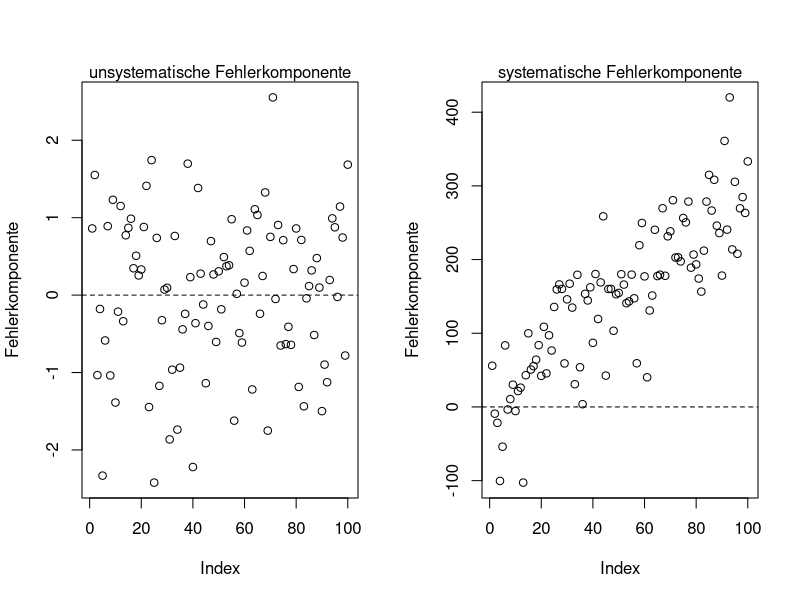
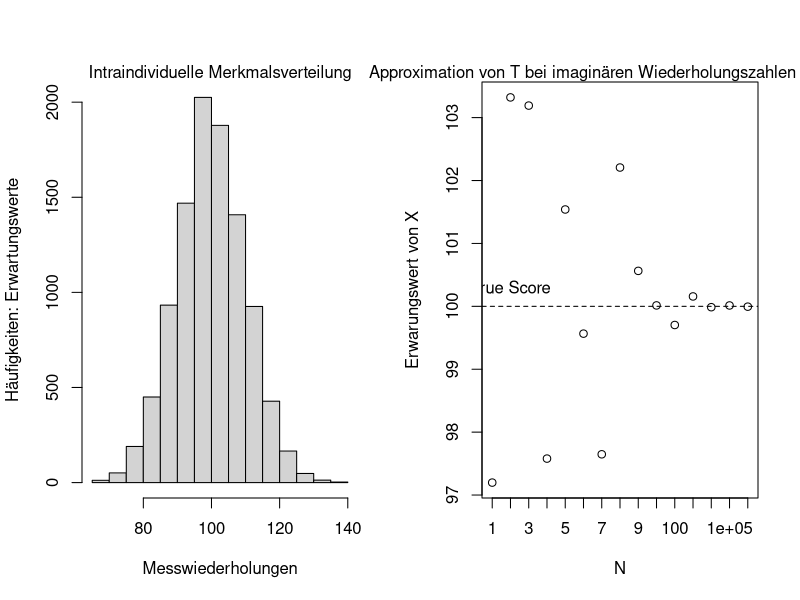
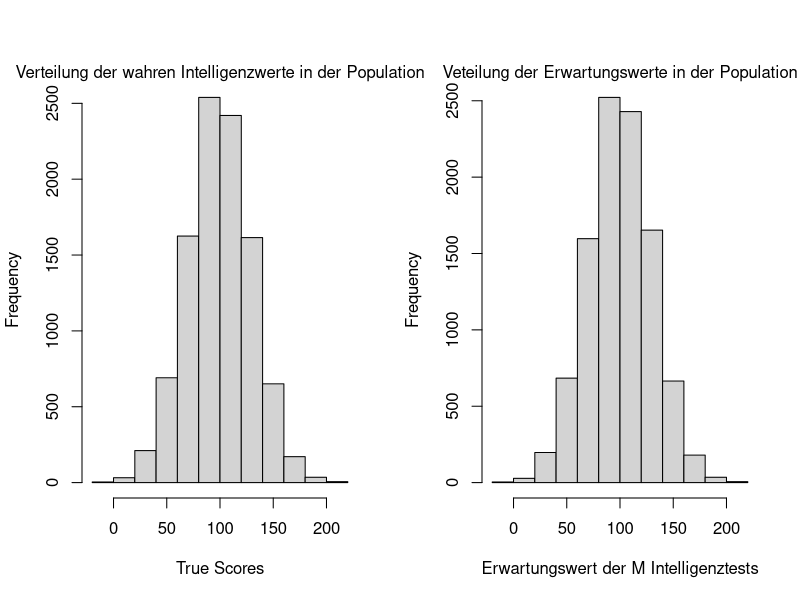
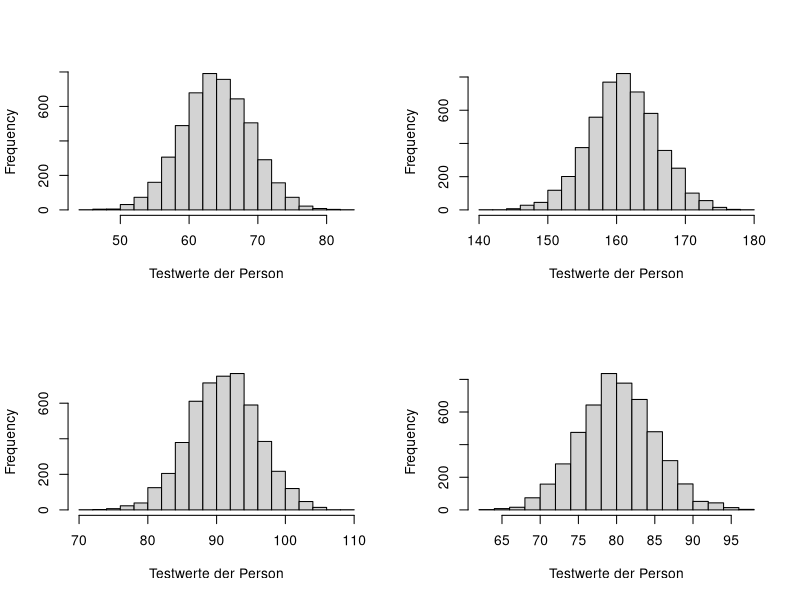
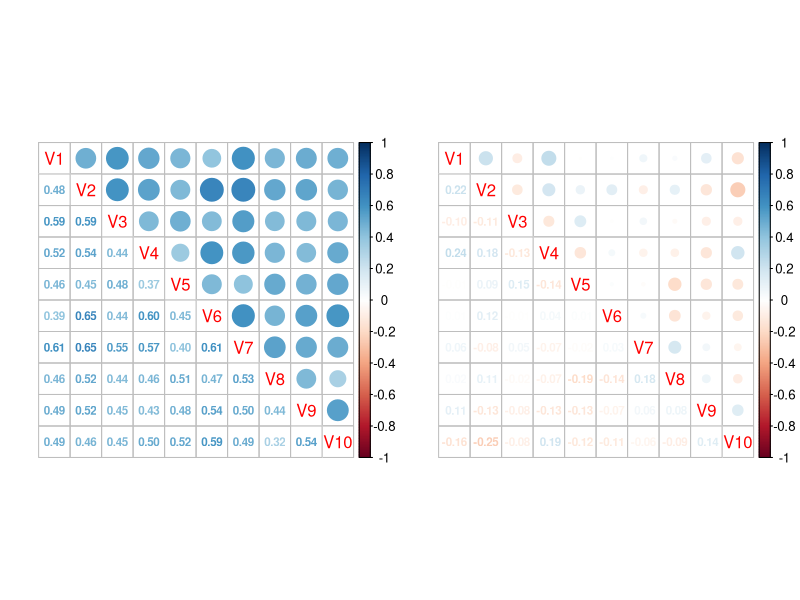
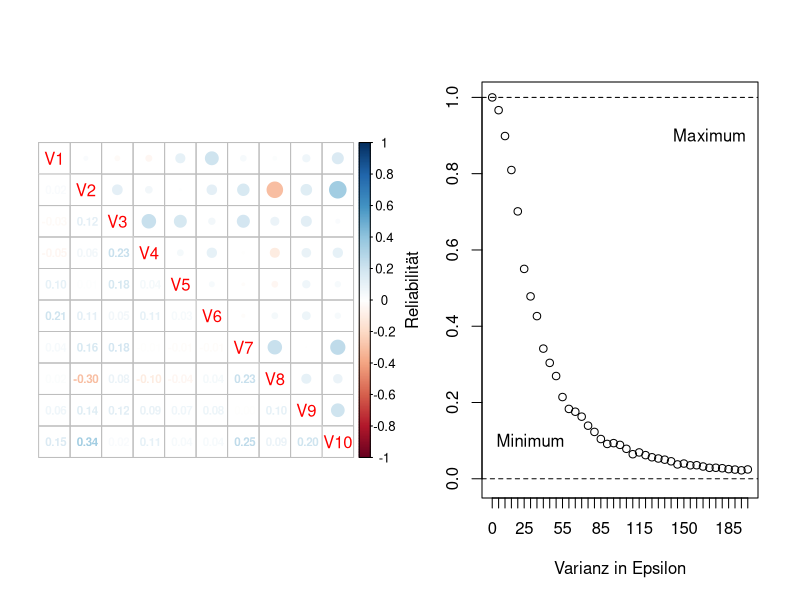

R code for these plots, in order:
## ---- chunk 1
knitr::opts_chunk$set(echo = FALSE)
## ---- chunk 2
old.par <- par(no.readonly=TRUE)
par(mfrow=c(1,2))
plot(rnorm(100), ylab = "Fehlerkomponente")
abline(h=0, lty=2)
mtext("unsystematische Fehlerkomponente")

seq <- seq(1, 100)
f <- function(x) 3*x + rnorm(1, 0, 50)
plot(sapply(seq, f), ylab = "Fehlerkomponente")
abline(h=0, lty=2)
mtext("systematische Fehlerkomponente")
## ---- chunk 3
set.seed(123)
## ---- chunk 4
true_age <- 28 # Verändere mich
add_privacy <- function(true_age){
  # heads or tails
  hot <- sample(c(0,1), 1, replace = TRUE)
  ifelse(hot==1, true_age+1, true_age-1)
}
M <- 10 # Verändere mich!
# Messung duzende (M) Male wiederholen
reps <- replicate(M, add_privacy(true_age))
mean(reps)
## ---- chunk 5
set.seed(123)
# unzählige Male
M <- 1e4 # Verändere mich!
# True Score: i (z.B. Intelligenztest)
T <- 100 
# random error; Schwankungsbreite +/- 10
E <- rnorm(M, 0, 10)
# Measurements
X <- T + E 
# Imaginäre Wdh des Messung 
reps <- replicate(M, sample(X, 1))
## ---- chunk 6
# Intraindividuelle Merkmalsverteilung 
hist(reps, main = NULL, xlab="Messwiederholungen", ylab="Häufigkeiten: Erwartungswerte")
mtext("Intraindividuelle Merkmalsverteilung")
## ---- chunk 7
set.seed(123)
# Ein tatsächlicher Beobachtungswert (Zufallszug)
(X_i <- sample(X, 1))
# Erwartungswert des Individuums: T = E(X) 
(E_X <- mean(reps))
## ---- chunk 8
# Set RNG state 
set.seed(123)
## ---- chunk 9
set.seed(123)
# True Score: i
T <- 100
generator <- function(M, T){
# Faster implementation
mean(rnorm(M, T, 5))
}
seq <- c(1:10, 100, 1e3, 1e4, 1e5, 1e6) 
E_X <- lapply(seq, generator, T=T)
plot(1:length(seq), E_X, xaxt='n', xlab = "N", ylab = "Erwarungswert von X")
axis(side = 1,  1:length(seq), as.character(seq))
abline(h=T, lty=2)
text(c(3,T+.3), labels = "True Score")
mtext("Approximation von T bei imaginären Wiederholungszahlen des Tests")
## ---- chunk 10
set.seed(123)
## ---- chunk 11
# Populationsgröße (N)
N <- 1e4 # (1e4): Verändere mich!
# Generierung der True Scores
# 100: Mittlere Intelligenz in der Population
# 30: Abweichungen vom Populationnsmittelwert
T <- round(rnorm(N, 100, 30), digits = 0)
# Anzahl der (sonst imaginären) Testwiederholungen
M <- 5000 # (5000): Verändere mich!
X <- lapply(T, function(T) rnorm(M, T , 5))
names(X) <- T
## ---- chunk 12
hist(T, main = NULL, xlab = "True Scores")
mtext("Verteilung der wahren Intelligenzwerte in der Population")
## ---- chunk 13
hist(rapply(X, mean), main = NULL, xlab="Erwartungswert der M Intelligenztests")
mtext("Veteilung der Erwartungswerte in der Population")
## ---- chunk 14
set.seed(123)
## ---- chunk 15
rnd_smpl <- sample(X, 4)
old.par <- par(no.readonly = TRUE)
par(mfrow=c(2,2))
lapply(rnd_smpl, hist, main=NULL, xlab="Testwerte der Person")
par(old.par)
## ---- chunk 16
set.seed(123)
## ---- chunk 17
X_i <- sample(X, 1) 
# Sample randomly a testvalue
(X_ij <- sample(X_i[[1]], 1)) ; names(X_i)
## ---- chunk 18
set.seed(123)
## ---- chunk 19
rsample_i <- function(){
  # Sample (randomly) an individual 
  (X_i <- sample(X, 1)) 
  # Sample randomly a testvalue
  (X_ij <- sample(X_i[[1]], 1))
  cat(" True Score (T):", names(X_i), "\n", 
      "Testwert (X):", round(X_ij), "\n", 
      "Messfehler (E):", 
      abs(round(X_ij) - as.numeric(names(X_i))))}
# Sample an individual randomly!
rsample_i()
## ---- chunk 20
old.par <- par(no.readonly = TRUE)
par(mfrow=c(1,2))
set.seed(359)
# Define factor loadings
loads <- rep(0.7, 10)
# Sample correlation matrix
R_1 <- psych::sim.congeneric(loads=loads,N=50)
X_2 <- replicate(10, rnorm(100)) 
R_2 <- cor(X_2) 
attributes(R_2) <- attributes(R_1)
# Visualize the correlation matrix
lapply(list(R_1, R_2), function(R)  
  corrplot::corrplot.mixed(R, number.cex=.7))
par(old.par)
## ---- chunk 21
set.seed(123)
## ---- chunk 22
loads <- rep(0.4, 10)
R <- psych::sim.congeneric(loads=loads,N=50)
# Visualize the correlation matrix
corrplot::corrplot.mixed(R, number.cex=.7)
## ---- chunk 23
set.seed(123)
## ---- chunk 24
N <- 1000 # Verändere mich
tau <- rnorm(N, mean = 100, 30)
var_epsilon <- 25 # (25): Verändere mich!
epsilon <- rnorm(N, 0, var_epsilon) 
reliab <- function(tau, epsilon){
 rel <- var(tau) / var(tau + epsilon)
 cat("Reliabilität der Messung:", rel)
}
reliab(tau, epsilon)
## ---- chunk 25
set.seed(123)
reliab <- function(var_epsilon){
  N <- 1000
  tau <- rnorm(N, mean = 100, 30)
  epsilon <- rnorm(N, 0, var_epsilon) 
  var(tau) / var(tau + epsilon)
}
var_epsilon <- seq(0, 200, 5)
plot(sapply(var_epsilon, reliab), xaxt='n', ylim = c(-0.01, 1),
     xlab="Varianz in Epsilon", ylab="Reliabilität")
axis(side = 1,  1:length(var_epsilon), as.character(var_epsilon))
abline(h=c(0,1), lty=2) 
text(x= 7, y= 0.1, "Minimum") ; text(x= 35, y= 0.9, "Maximum")
## ---- chunk 26
set.seed(123)
## ---- chunk 27
n <- 100
x <- rnorm(n)
y <- rnorm(x)
cor(x, y) ; cor(x+3, y) ; cor(x, y + 3) ; cor(x + 3, y + 3)
## ---- chunk 28
x[1:50] <- x[1:50] + 3
cor(x, y) 

# Additional increase MME
x[1:50] <- x[1:50] + 6
cor(x, y) 
## ---- chunk 29
set.seed(123)
## ---- chunk 30
x <- rnorm(100) ; y <- rnorm(x)
# Original result
lm(y ~ x)$coef[[2]] 
# Manipulatied predictor 
beta_ast <- lm(y ~ I(x+3))$coef[[2]] 
# Manipulatied outcome 
lm(I(y+3) ~ I(x))$coef[[2]] 
## ---- chunk 31
set.seed(123)
## ---- chunk 32
x <- rnorm(100) ; y <- rnorm(x)
x[1:50] <- x[1:50] + 3
beta <- lm(y ~ x)$coef[[2]] 
# Manipulatied predictor 
x[1:50] <- x[1:50] + 6
# Manipulatied coefficient 
lm(y ~ x)$coef[[2]] 
